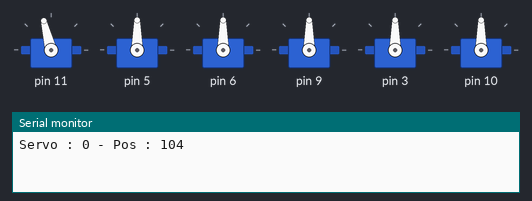
A sketch run on a simulated Arduino Uno, built with avr-gcc and run on an emulated ATmega328P. Parts: 6 × servo, the last lines printed to the serial monitor. Random numbers use the default seed unless the sketch sets one.

Above: at 0.05 s.
At 1.55 s:
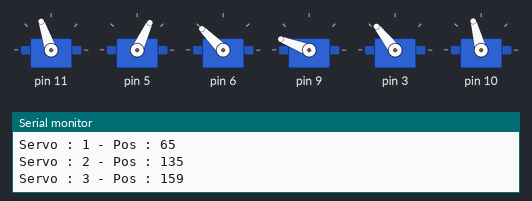
At 3.05 s:
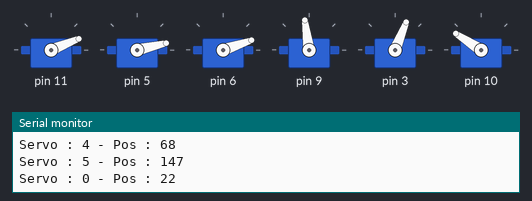
At 6.05 s:
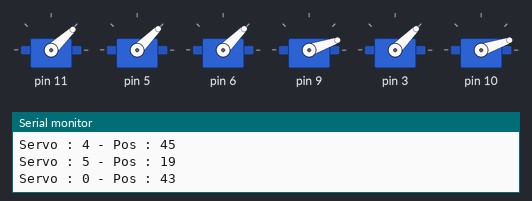
At 9.05 s:
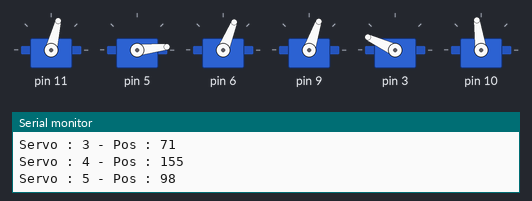
At 12.05 s:
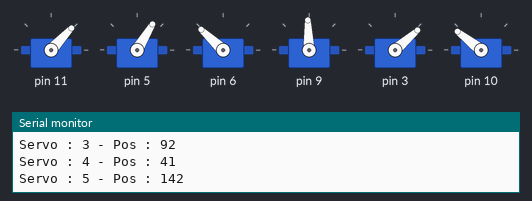
Timing chart, 0 to 15.7 s (numbered marks = the images above):
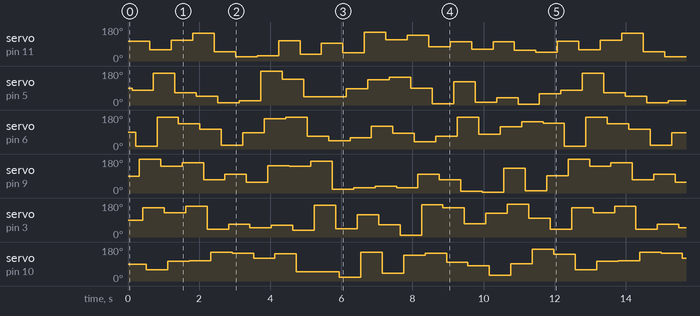

Measured:
- by itself, servo on pin 10: repeats every 12.1 s: 105° 0.60 s, 107° 0.60 s, 152° 0.60 s, 147° 0.60 s, 120° 0.60 s, 143° 0.60 s, 48° 1.2 s, 19° 0.60 s, 152° 0.60 s, 40° 0.60 s, 137° 0.60 s, 148° 0.60 s, 98° 0.60 s, 81° 0.60 s, 31° 0.60 s, 92° 0.60 s, 168° 0.60 s, 142° 0.60 s, 60° 0.60 s
- by itself, servo on pin 5: repeats every 12.1 s: 167° 0.60 s, 65° 0.60 s, 46° 0.60 s, 13° 0.60 s, 22° 0.60 s, 179° 0.60 s, 137° 0.60 s, 43° 0.60 s, 45° 0.60 s, 86° 0.60 s, 134° 0.60 s, 147° 0.60 s, 90° 0.60 s, 6° 0.60 s, 124° 0.60 s, 14° 0.60 s, 39° 0.60 s, 3° 0.60 s, 59° 0.60 s, 79° 0.60 s

The sketch:

geneticprogramming.ino
```cpp
#include <Servo.h>

//Hardware setup - attach servos to the ports
#define NB_SERVOS 6
#define NB_POS 20
Servo servo [NB_SERVOS];
int pos[NB_SERVOS];
int port[NB_SERVOS];

// First test - declare an individual with 36 random servo positions
int individual[NB_SERVOS * NB_POS];

void setup() {

  Serial.begin(9600);
  //Genetic setup - create initial population of 1 test individual, represented as an array of positions
  port[0]=11;
  port[1]=5;
  port[2]=6;
  port[3]=9;
  port[4]=3;
  port[5]=10;
  randomSeed(analogRead(0));
  int j;
  for (j = 0; j < NB_SERVOS * NB_POS; j ++) {
    individual[j] = random(180);
  }

  // attach the servos to the board:
  for (int idx =0; idx < NB_SERVOS; idx ++){
     servo[idx].attach(port[idx]);
  }
}

void loop() {
  // put your main code here, to run repeatedly:

  /* Run the test individual */
  for (int i = 0; i < NB_POS; i ++) { // step through the 36 random servo positions, 6 at a time per servo
    for (int servoNb = 0; servoNb < NB_SERVOS; servoNb ++) {
      String val = String("Servo : ") + servoNb + String(" - Pos : ") + individual[NB_SERVOS * i + servoNb];
      Serial.println(val);
      servo[servoNb].write(individual[NB_SERVOS * i + servoNb]);
      delay(100);                       // waits 1 s and then move all servos
    }
  }

//Fitness evaluation
//- take 4 random individuals as input
//- evaluate their fitness and store it

//- selection - which individuals were better?
//-good enough solution?

//- false - create new generation with genetic operators
//- mutation (randomly change registers in the individual)
//- cross fertilization (swap a random middle segment between two best individuals)
//- replace the 2 worst algorithms with the children of the 2 best
//- go back to fitness evaluation
//-true - end

}
```
